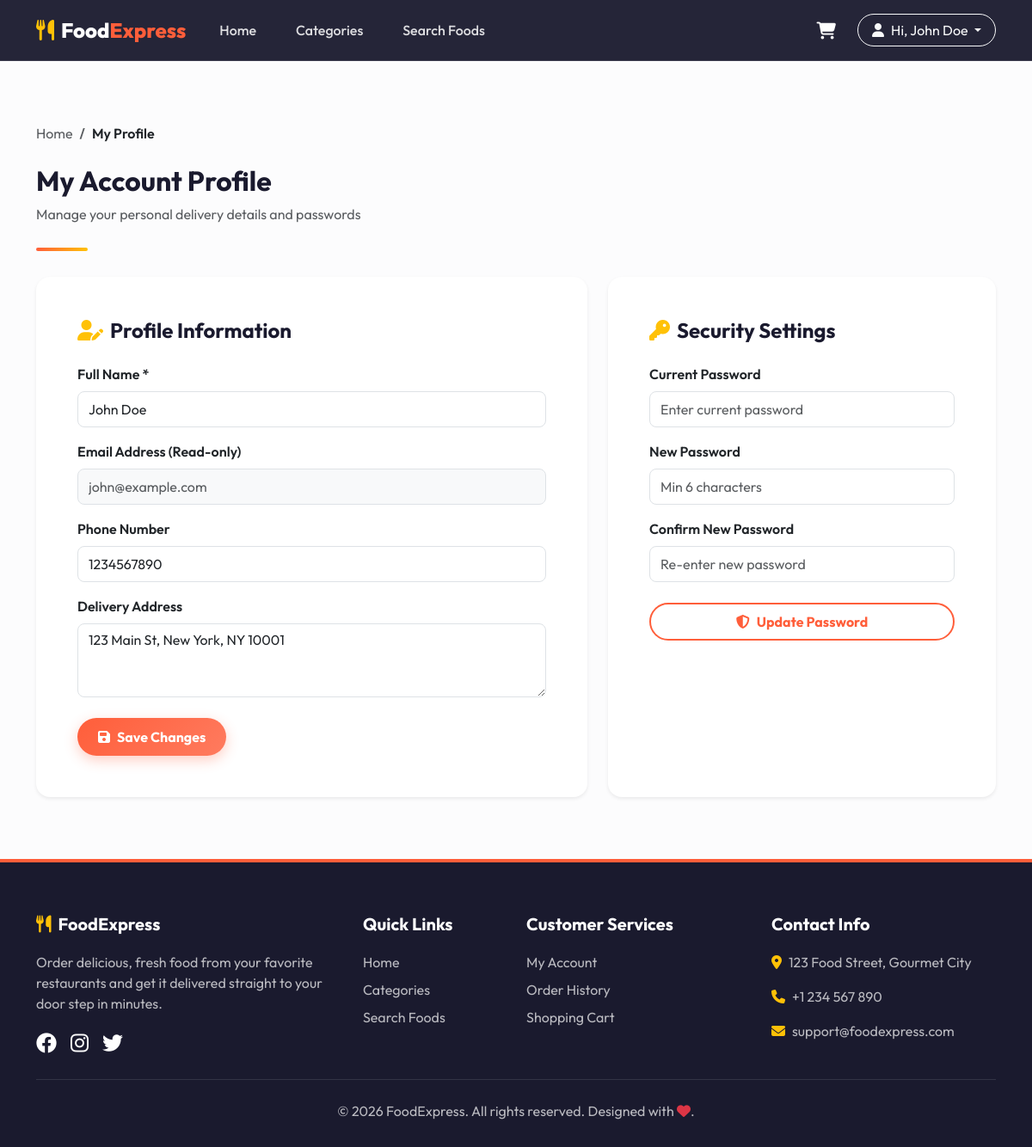
The app's page /profile.php (signed in) with its own data.
### tables this page shows
CREATE TABLE IF NOT EXISTS users (
    id INT AUTO_INCREMENT PRIMARY KEY,
    name VARCHAR(100) NOT NULL,
    email VARCHAR(100) NOT NULL UNIQUE,
    password VARCHAR(255) NOT NULL,
    phone VARCHAR(20) DEFAULT NULL,
    address TEXT DEFAULT NULL,
    status ENUM('active', 'blocked') DEFAULT 'active',
    created_at TIMESTAMP DEFAULT CURRENT_TIMESTAMP
);

### config/db.php (called while the page is built, shortened)
<?php
$db_host = 'localhost';
$db_user = 'root';
$db_pass = '';
$conn = @new mysqli($db_host, $db_user, $db_pass);
$checkAdmin = $conn->query("SELECT * FROM admins WHERE username = 'admin'");
if($checkAdmin && $checkAdmin->num_rows > 0) {
    $admin = $checkAdmin->fetch_assoc();
    if(!password_verify('admin123', $admin['password'])) {
        $newHash = password_hash('admin123', PASSWORD_DEFAULT);
        $conn->query("UPDATE admins SET password = '$newHash' WHERE username = 'admin'");
    }
} else {
    $newHash = password_hash('admin123', PASSWORD_DEFAULT);
    $conn->query("INSERT INTO admins (username, password, email) VALUES ('admin', '$newHash', 'admin@foodexpress.com')");
}
$conn->set_charset("utf8mb4");
function executeQuery($query, $params = [], $types = "") {
    global $conn;
    $stmt = $conn->prepare($query);
    if (!empty($params)) {
        if (empty($types)) {
            $types = "";
            foreach ($params as $param) {
                if (is_int($param)) {
                    $types .= "i";
                } elseif (is_double($param)) {
                    $types .= "d";
                } else {
                    $types .= "s";
                }
            }
        }
        $stmt->bind_param($types, ...$params);
    }
    if (!$stmt->execute()) {
        die("Query execution failed: " . $stmt->error);
    }
    return $stmt;
}
function fetchOne($query, $params = [], $types = "") {
    $stmt = executeQuery($query, $params, $types);
    $result = $stmt->get_result();
    $data = $result->fetch_assoc();
    return $data;
}
?>

### profile.php (the view, shortened to what this page needs)
<?php
require_once __DIR__ . '/config/db.php';
$user_id = $_SESSION['user_id'];
$user = fetchOne("SELECT * FROM users WHERE id = ?", [$user_id]);
require_once __DIR__ . '/includes/header.php';
?>
<div class="container my-5">
    <nav aria-label="breadcrumb" class="mb-4">
        <ol class="breadcrumb">
            <li class="breadcrumb-item"><a href="index.php" class="text-decoration-none text-muted">Home</a></li>
            <li class="breadcrumb-item active text-dark fw-semibold" aria-current="page">My Profile</li>
        </ol>
    </nav>
    <div class="section-title">
        <h2>My Account Profile</h2>
        <p class="text-muted">Manage your personal delivery details and passwords</p>
    </div>
    <div class="row g-4">
        <div class="col-lg-7">
            <div class="card border-0 shadow-sm rounded-4 p-4 p-lg-5 bg-white">
                <h4 class="fw-bold mb-4"><i class="fa-solid fa-user-pen text-warning me-2"></i>Profile Information</h4>
                <form action="profile.php" method="POST">
                    <div class="mb-3">
                        <label for="name" class="form-label fw-semibold">Full Name *</label>
                        <input type="text" class="form-control rounded-3 py-2" id="name" name="name" value="<?php echo htmlspecialchars($user['name']); ?>" required>
                    </div>
                    <div class="mb-3">
                        <label for="email" class="form-label fw-semibold">Email Address (Read-only)</label>
                        <input type="email" class="form-control rounded-3 py-2 bg-light text-muted" id="email" value="<?php echo htmlspecialchars($user['email']); ?>" readonly disabled>
                    </div>
                    <div class="mb-3">
                        <label for="phone" class="form-label fw-semibold">Phone Number</label>
                        <input type="tel" class="form-control rounded-3 py-2" id="phone" name="phone" value="<?php echo htmlspecialchars($user['phone'] ?? ''); ?>" placeholder="e.g. 1234567890">
                    </div>
                    <div class="mb-4">
                        <label for="address" class="form-label fw-semibold">Delivery Address</label>
                        <textarea class="form-control rounded-3" id="address" name="address" rows="3" placeholder="Enter your full home or office delivery address..."><?php echo htmlspecialchars($user['address'] ?? ''); ?></textarea>
                    </div>
                    <button type="submit" class="btn btn-primary-custom px-4 py-2.5 rounded-pill fw-bold">
                        <i class="fa-solid fa-floppy-disk me-2"></i>Save Changes
                    </button>
                </form>
            </div>
        </div>
        <div class="col-lg-5">
            <div class="card border-0 shadow-sm rounded-4 p-4 p-lg-5 bg-white h-100">
                <h4 class="fw-bold mb-4"><i class="fa-solid fa-key text-warning me-2"></i>Security Settings</h4>
                <form action="profile.php" method="POST" id="passwordForm">
                    <div class="mb-3">
                        <label for="current_password" class="form-label fw-semibold">Current Password</label>
                        <input type="password" class="form-control rounded-3 py-2" id="current_password" name="current_password" placeholder="Enter current password" required>
                    </div>
                    <div class="mb-3">
                        <label for="new_password" class="form-label fw-semibold">New Password</label>
                        <input type="password" class="form-control rounded-3 py-2" id="new_password" name="new_password" placeholder="Min 6 characters" required>
                    </div>
                    <div class="mb-4">
                        <label for="confirm_new_password" class="form-label fw-semibold">Confirm New Password</label>
                        <input type="password" class="form-control rounded-3 py-2" id="confirm_new_password" name="confirm_new_password" placeholder="Re-enter new password" required>
                    </div>
                    <button type="submit" class="btn btn-outline-custom w-100 py-2.5 rounded-pill fw-bold">
                        <i class="fa-solid fa-shield-halved me-2"></i>Update Password
                    </button>
                </form>
            </div>
        </div>
    </div>
</div>
<?php require_once __DIR__ . '/includes/footer.php'; ?>

### assets/css/style.css (style rules this page uses)
:root { --primary-color: #ff5e3a; --primary-hover: #e04f2e; --secondary-color: #ffc107; --dark-color: #1a1a2e; --light-bg: #f8f9fa; --card-shadow: 0 10px 30px rgba(0, 0, 0, 0.05); --hover-shadow: 0 15px 40px rgba(255, 94, 58, 0.15); --font-main: 'Outfit', sans-serif; --transition-speed: 0.3s; }
body { font-family: var(--font-main); background-color: #fcfcfd; color: #333333; overflow-x: hidden; }
h1, h2, h3, h4, h5, h6 { font-weight: 700; color: var(--dark-color); }
.btn-primary-custom { background: linear-gradient(135deg, var(--primary-color) 0%, #ff7b5f 100%); color: white; border: none; padding: 10px 24px; font-weight: 600; border-radius: 30px; box-shadow: 0 5px 15px rgba(255, 94, 58, 0.3); transition: all var(--transition-speed); text-decoration: none; display: inline-block; }
.btn-outline-custom { background: transparent; color: var(--primary-color); border: 2px solid var(--primary-color); padding: 8px 22px; font-weight: 600; border-radius: 30px; transition: all var(--transition-speed); text-decoration: none; display: inline-block; }
.section-title { position: relative; padding-bottom: 15px; margin-bottom: 30px; }
.section-title::after { content: ''; position: absolute; left: 0; bottom: 0; height: 4px; width: 60px; background: linear-gradient(90deg, var(--primary-color) 0%, var(--secondary-color) 100%); border-radius: 2px; }

### records on screen
users: name "John Doe", email "john@example.com", phone "1234567890", address "123 Main St, New York, NY 10001"

### other values on screen
$_SESSION['user_name'] "John Doe"
